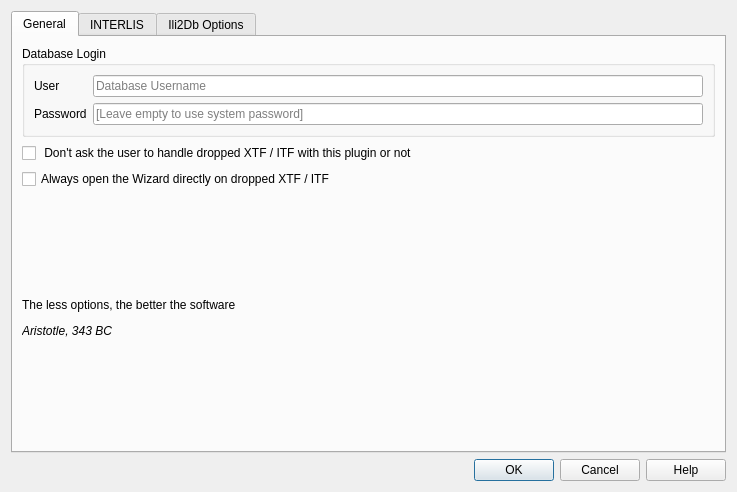
<?xml version="1.0" encoding="UTF-8"?>
<ui version="4.0">
 <class>Dialog</class>
 <widget class="QDialog" name="Dialog">
  <property name="geometry">
   <rect>
    <x>0</x>
    <y>0</y>
    <width>737</width>
    <height>492</height>
   </rect>
  </property>
  <property name="sizePolicy">
   <sizepolicy hsizetype="Preferred" vsizetype="Preferred">
    <horstretch>0</horstretch>
    <verstretch>0</verstretch>
   </sizepolicy>
  </property>
  <property name="windowTitle">
   <string>Settings</string>
  </property>
  <layout class="QGridLayout" name="gridLayout_4">
   <item row="3" column="0">
    <widget class="QTabWidget" name="tabWidget">
     <property name="currentIndex">
      <number>0</number>
     </property>
     <widget class="QWidget" name="tab">
      <attribute name="title">
       <string>General</string>
      </attribute>
      <layout class="QGridLayout" name="gridLayout_3">
       <item row="0" column="0" colspan="2">
        <widget class="QGroupBox" name="groupBox">
         <property name="title">
          <string>Database Login</string>
         </property>
         <layout class="QGridLayout" name="gridLayout_6">
          <item row="0" column="0">
           <widget class="QLabel" name="label_4">
            <property name="text">
             <string>User</string>
            </property>
           </widget>
          </item>
          <item row="0" column="1">
           <widget class="QLineEdit" name="pg_user_line_edit">
            <property name="placeholderText">
             <string>Database Username</string>
            </property>
           </widget>
          </item>
          <item row="1" column="0">
           <widget class="QLabel" name="label_5">
            <property name="text">
             <string>Password</string>
            </property>
           </widget>
          </item>
          <item row="1" column="1">
           <widget class="QLineEdit" name="pg_password_line_edit">
            <property name="echoMode">
             <enum>QLineEdit::Password</enum>
            </property>
            <property name="placeholderText">
             <string>[Leave empty to use system password]</string>
            </property>
           </widget>
          </item>
         </layout>
        </widget>
       </item>
       <item row="4" column="0" colspan="2">
        <widget class="QLabel" name="label">
         <property name="sizePolicy">
          <sizepolicy hsizetype="Preferred" vsizetype="Expanding">
           <horstretch>0</horstretch>
           <verstretch>0</verstretch>
          </sizepolicy>
         </property>
         <property name="text">
          <string>&lt;html&gt;&lt;head/&gt;&lt;body&gt;&lt;p&gt;The less options, the better the software&lt;/p&gt;&lt;p&gt;&lt;i&gt;Aristotle, 343 BC&lt;/i&gt;&lt;/p&gt;&lt;/body&gt;&lt;/html&gt;</string>
         </property>
         <property name="textFormat">
          <enum>Qt::RichText</enum>
         </property>
        </widget>
       </item>
       <item row="1" column="0" rowspan="2" colspan="2">
        <widget class="QCheckBox" name="chk_dontask_to_handle_dropped_files">
         <property name="text">
          <string> Don't ask the user to handle dropped XTF / ITF with this plugin or not</string>
         </property>
        </widget>
       </item>
       <item row="3" column="0" colspan="2">
        <widget class="QCheckBox" name="checkBox">
         <property name="text">
          <string>Always open the Wizard directly on dropped XTF / ITF</string>
         </property>
        </widget>
       </item>
      </layout>
     </widget>
     <widget class="QWidget" name="tab_2">
      <attribute name="title">
       <string>INTERLIS</string>
      </attribute>
      <layout class="QGridLayout" name="gridLayout_2">
       <item row="0" column="0" colspan="2">
        <widget class="QgsCollapsibleGroupBox" name="custom_model_directories_box">
         <property name="title">
          <string>Custom model directories</string>
         </property>
         <property name="checkable">
          <bool>true</bool>
         </property>
         <layout class="QGridLayout" name="gridLayout">
          <item row="0" column="0">
           <layout class="QHBoxLayout" name="horizontalLayout_3">
            <item>
             <widget class="QLineEdit" name="custom_model_directories_line_edit">
              <property name="sizePolicy">
               <sizepolicy hsizetype="MinimumExpanding" vsizetype="Fixed">
                <horstretch>1</horstretch>
                <verstretch>0</verstretch>
               </sizepolicy>
              </property>
              <property name="toolTip">
               <string>&lt;html&gt;&lt;head/&gt;&lt;body&gt;
&lt;p&gt;Directories which contain INTERLIS Models (ili files). Several paths can be separated with a semicolon `;`. It is also possible to specify URL's of model repositories.&lt;/p&gt;
&lt;dl&gt;
&lt;dt&gt;%ILI_FROM_DB&lt;/dt&gt;&lt;dd&gt;is a placeholder for the models in the database (in the table &lt;code&gt;t_ili2db_model&lt;/code&gt;).
&lt;/dt&gt;
&lt;dt&gt;%XTF_DIR&lt;/dt&gt;
&lt;dd&gt;is a placeholder for the directory with a transfer file.&lt;/dd&gt;
&lt;dt&gt;%JAR_DIR&lt;/dt&gt;&lt;dd&gt;is a placeholder for the directory with the ili2db application (ili2pg.jar / ili2gpkg.jar).&lt;/dd&gt;&lt;/dl&gt;
&lt;/body&gt;&lt;/html&gt;</string>
              </property>
              <property name="placeholderText">
               <string>%ILI_FROM_DB;%XTF_DIR;http://models.interlis.ch/;%JAR_DIR</string>
              </property>
             </widget>
            </item>
            <item>
             <widget class="QToolButton" name="custom_models_dir_button">
              <property name="text">
               <string>…</string>
              </property>
             </widget>
            </item>
           </layout>
          </item>
         </layout>
         <zorder>collapseButton</zorder>
        </widget>
       </item>
       <item row="2" column="0" colspan="2">
        <widget class="QGroupBox" name="ili2db_enable_debugging">
         <property name="title">
          <string>Debug</string>
         </property>
         <property name="checkable">
          <bool>true</bool>
         </property>
         <layout class="QHBoxLayout" name="horizontalLayout_4">
          <item>
           <widget class="QLineEdit" name="ili2db_logfile_path">
            <property name="placeholderText">
             <string>Log file</string>
            </property>
           </widget>
          </item>
          <item>
           <widget class="QToolButton" name="ili2db_logfile_search_button">
            <property name="text">
             <string>…</string>
            </property>
           </widget>
          </item>
         </layout>
        </widget>
       </item>
       <item row="1" column="0">
        <widget class="QLabel" name="label_2">
         <property name="text">
          <string>Java Path</string>
         </property>
        </widget>
       </item>
       <item row="1" column="1">
        <layout class="QHBoxLayout" name="horizontalLayout_2">
         <item>
          <widget class="QLineEdit" name="java_path_line_edit">
           <property name="sizePolicy">
            <sizepolicy hsizetype="MinimumExpanding" vsizetype="Fixed">
             <horstretch>1</horstretch>
             <verstretch>0</verstretch>
            </sizepolicy>
           </property>
           <property name="toolTip">
            <string>If this is left empty, %PATH and %JAVA_HOME is searched</string>
           </property>
           <property name="placeholderText">
            <string>[By default %PATH and %JAVA_HOME is searched]</string>
           </property>
          </widget>
         </item>
         <item>
          <widget class="QToolButton" name="java_path_search_button">
           <property name="text">
            <string>…</string>
           </property>
          </widget>
         </item>
        </layout>
       </item>
       <item row="3" column="0">
        <spacer name="verticalSpacer">
         <property name="orientation">
          <enum>Qt::Vertical</enum>
         </property>
         <property name="sizeHint" stdset="0">
          <size>
           <width>20</width>
           <height>40</height>
          </size>
         </property>
        </spacer>
       </item>
      </layout>
     </widget>
     <widget class="QWidget" name="tab_3">
      <attribute name="title">
       <string>Ili2Db Options</string>
      </attribute>
      <layout class="QGridLayout" name="gridLayout_5">
       <item row="0" column="0">
        <widget class="QComboBox" name="ili2db_tool_combobox"/>
       </item>
       <item row="0" column="1">
        <widget class="QComboBox" name="ili2db_action_combobox"/>
       </item>
       <item row="2" column="0" colspan="2">
        <widget class="QTextEdit" name="ili2db_options_textedit">
         <property name="readOnly">
          <bool>true</bool>
         </property>
        </widget>
       </item>
      </layout>
     </widget>
    </widget>
   </item>
   <item row="4" column="0">
    <widget class="QDialogButtonBox" name="buttonBox">
     <property name="orientation">
      <enum>Qt::Horizontal</enum>
     </property>
     <property name="standardButtons">
      <set>QDialogButtonBox::Cancel|QDialogButtonBox::Help|QDialogButtonBox::Ok</set>
     </property>
    </widget>
   </item>
  </layout>
  <widget class="QWidget" name="layoutWidget">
   <property name="geometry">
    <rect>
     <x>0</x>
     <y>0</y>
     <width>2</width>
     <height>2</height>
    </rect>
   </property>
   <layout class="QHBoxLayout" name="horizontalLayout"/>
  </widget>
 </widget>
 <customwidgets>
  <customwidget>
   <class>QgsCollapsibleGroupBox</class>
   <extends>QGroupBox</extends>
   <header>qgscollapsiblegroupbox.h</header>
   <container>1</container>
  </customwidget>
 </customwidgets>
 <resources/>
 <connections>
  <connection>
   <sender>buttonBox</sender>
   <signal>accepted()</signal>
   <receiver>Dialog</receiver>
   <slot>accept()</slot>
   <hints>
    <hint type="sourcelabel">
     <x>248</x>
     <y>254</y>
    </hint>
    <hint type="destinationlabel">
     <x>157</x>
     <y>274</y>
    </hint>
   </hints>
  </connection>
  <connection>
   <sender>buttonBox</sender>
   <signal>rejected()</signal>
   <receiver>Dialog</receiver>
   <slot>reject()</slot>
   <hints>
    <hint type="sourcelabel">
     <x>316</x>
     <y>260</y>
    </hint>
    <hint type="destinationlabel">
     <x>286</x>
     <y>274</y>
    </hint>
   </hints>
  </connection>
 </connections>
</ui>
